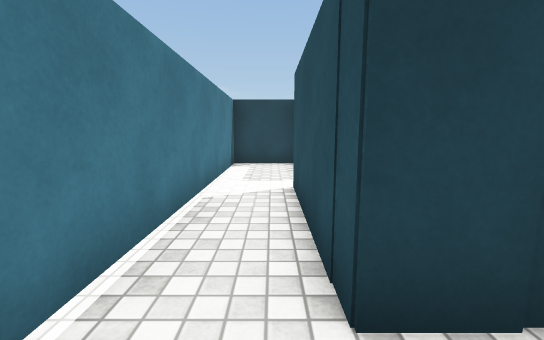
View 1 (above)

17 first-person views from a walk through a Unity game level. The camera is 1.2 m above the floor, tilts 8° down and sees 90° across. The floor is counted in squares, 1 m on a side. Each view is taken from the middle of a square. On the plan, view 1 faces up. The plan holds only what a view shows up to about 13 squares ahead; the rest is blank. The place goes on beyond the plan. Surface patterns are stand-ins for the level's own textures.

View 2
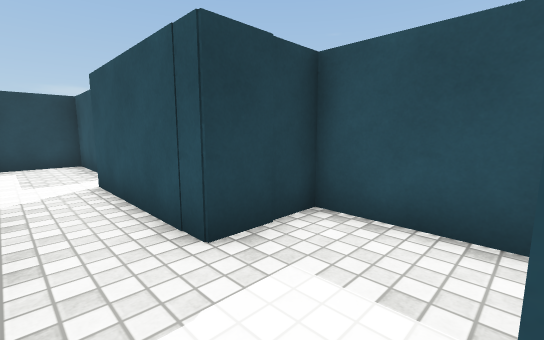

View 3
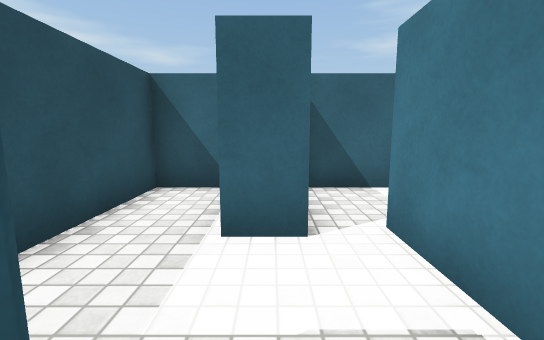

View 4
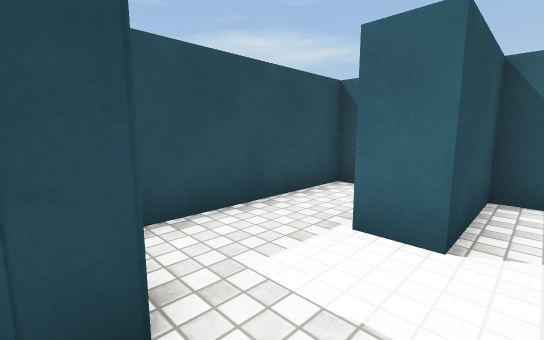

View 5
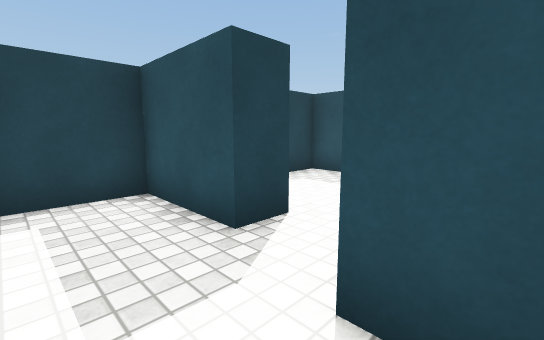

View 6
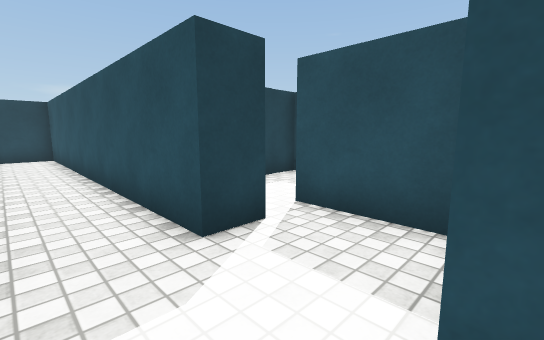

View 7
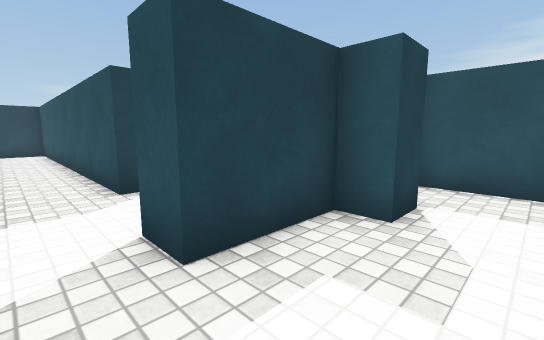

View 8
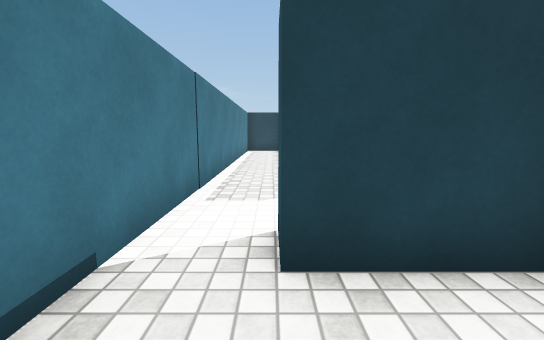

View 9
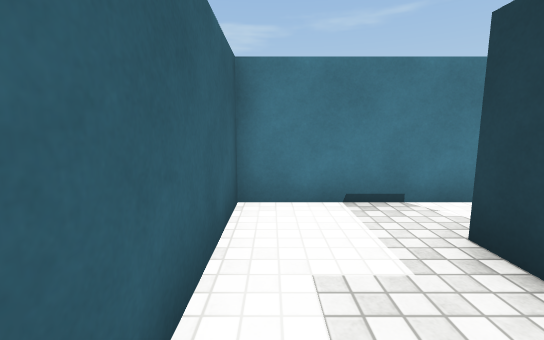

View 10
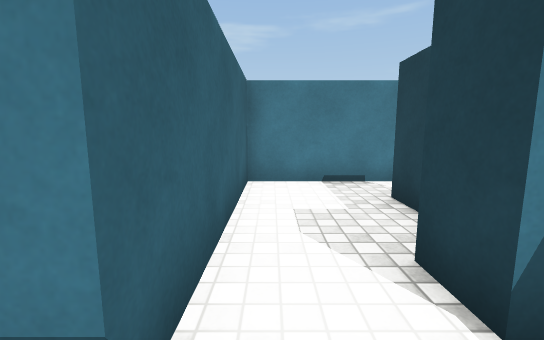

View 11
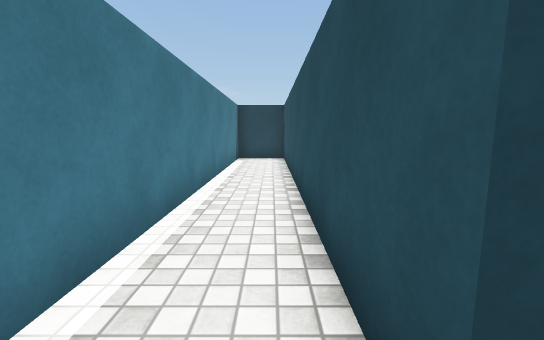

View 12
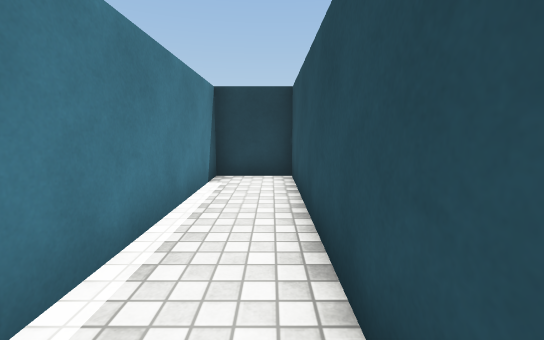

View 13
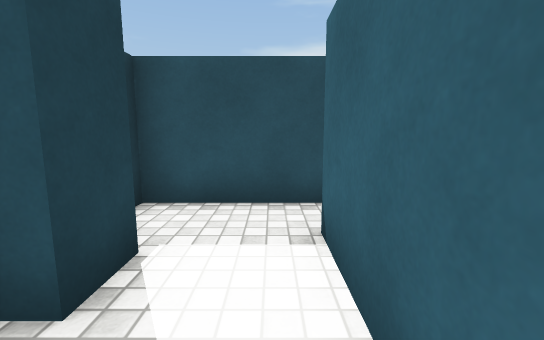

View 14
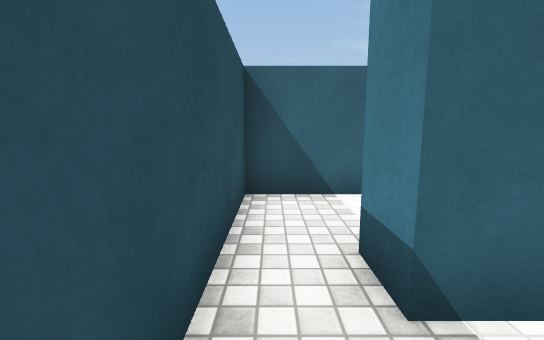

View 15
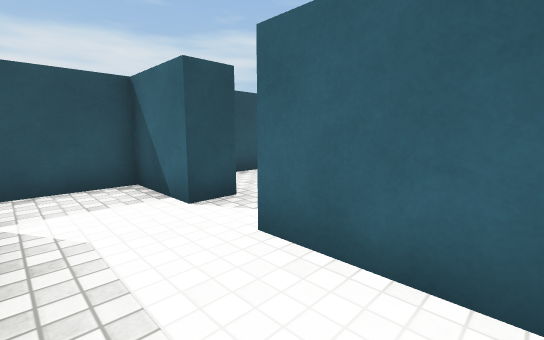

View 16
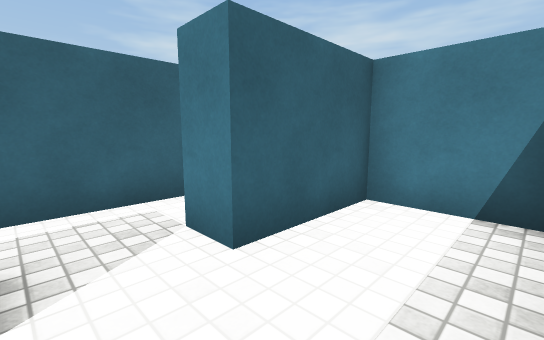

View 17
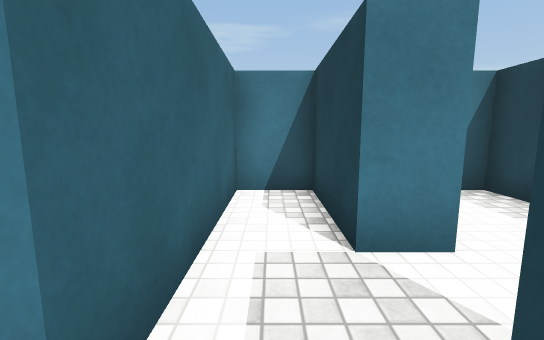

### Floor plan
Points are (right, up) in squares from view 1. A wall is a line through its corners. A room is listed if a view was taken in it or the views show most of it. See-through windows are left out.
Room 1 (views 1, 2, 3, 4, 5)
walls: (2, 7.6) (1, 7.6) (1, 10.4) (-1.5, 10.4) (-1.5, -1.3); (1.1, -3.8) (2.5, -3.8) (2.5, 1.5) (0.5, 1.5) (0.5, 5.9); (-1.4, -3.8) (-0.4, -3.8) (-0.4, -1) (0.6, -1)
ways out: opening at (-2, -2.5) to room 3; opening at (1.5, 7)
Room 2 (views 6, 7, 8, 9, 10, 13, 14)
walls: (0.6, -5.7) (-0.4, -5.7) (-0.4, -4.8) (-2.9, -4.8) (-2.9, -3.8); (2.5, -8.5) (2.5, -4.8); (-4.6, -3.6) (-4.6, -7.6) (1.1, -7.6) (1.1, -8.6)
ways out: opening at (-4, -4.5) to room 3; opening at (2, -8) to room 6
Room 3 (views 11, 12)
walls: (-1.5, -1.3) (-2.5, -1.3) (-2.5, 10.4) (-4.6, 10.4) (-4.6, -3.6); (-2.6, -3.8) (-1.4, -3.8)
ways out: opening at (-2, -2.5) to room 1; opening at (-4, -4.5) to room 2
Room 4 (views 15, 16)
walls: (-3.5, -8.6) (-4.6, -8.6) (-4.6, -11.2) (-1.5, -11.2); (0.1, -11.2) (1.5, -11.2)
ways out: opening at (-0.5, -11.5) to room 5; opening at (1, -9.5) to room 6
Room 5 (view 17)
walls: (0.1, -12.2) (0.1, -11.2); (-1.5, -11.2) (-1.5, -12.2) (-4.6, -12.2) (-4.6, -13.7) (0.2, -13.7); (2.5, -14.9) (2.5, -13.9)
ways out: opening at (-0.5, -11.5) to room 4; opening at (1.5, -14)
Room 6 (no view inside)
walls: (1.5, -11.2) (2.5, -11.2) (2.5, -8.5)
ways out: opening at (2, -8) to room 2; opening at (1, -9.5) to room 4

Where each view was taken, in squares from view 1:
view 1: 0 up, 0 right, facing up
view 2: 1 down, 1 left, facing up-right
view 3: 2 up, 0 right, facing down
view 4: 2 up, 1 left, facing down-right
view 5: 5 up, 1 left, facing up-right
view 6: 4 down, 4 left, facing up-right
view 7: 7 down, 4 left, facing up-right
view 8: 7 down, 3 left, facing up
view 9: 7 down, 0 right, facing left
view 10: 7 down, 2 right, facing left
view 11: 2 down, 3 left, facing up
view 12: 3 up, 3 left, facing up
view 13: 7 down, 2 left, facing right
view 14: 6 down, 2 right, facing down
view 15: 9 down, 4 left, facing down-right
view 16: 9 down, 0 right, facing down-left
view 17: 13 down, 1 right, facing left
